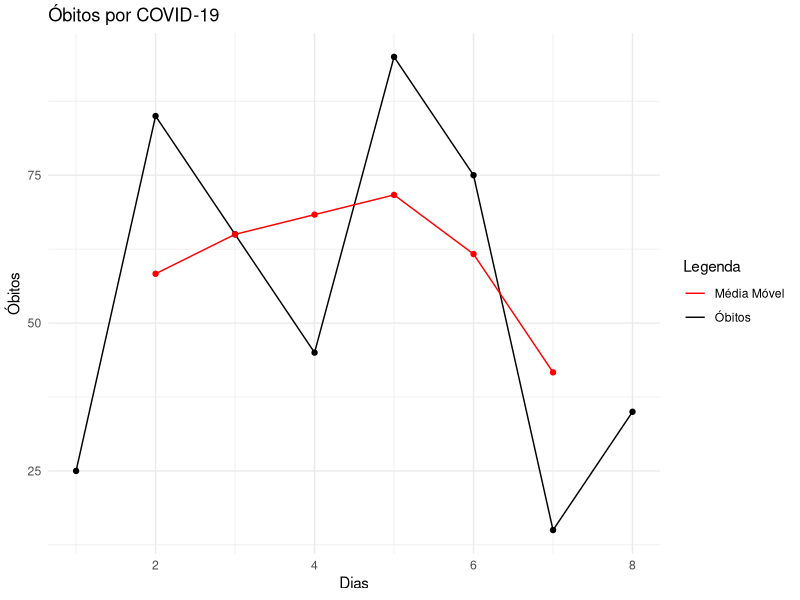

Write the R code that produced this figure.
## ---- chunk 1
peso_recem_nascidos <- c(2.5, 3.75, 2.25, 3.45, 3.75)
peso_recem_nascidos
## ---- chunk 2
mean(peso_recem_nascidos)

## ---- chunk 3
#Vetor do conjunto de dados
notas <- c(80, 85, 95)

#Vetor dos pesos 
pesos <- c(6, 3, 1)

#Calculo da média
media_ponderada <- weighted.mean(notas, pesos)

#Resultado 
media_ponderada

## ---- chunk 4
qtd_albumina <- c(5.1, 5, 5.2, 4.5, 4.8, 4.9, 5, 5.2, 5.4, 5.1, 4.9, 5, 4.9, 5.1, 5.3, 5.1, 5.1, 5.3, 4.7, 5.3, 4.7, 5.4, 5, 5.5, 5)

sort(qtd_albumina) #ordena os dados
range(qtd_albumina) #descobre o menor e o maior número

amp_total <- ceiling(max(qtd_albumina)-min(qtd_albumina))
amp_total

k <- nclass.FD(qtd_albumina)

length(qtd_albumina)
k <- ceiling((sqrt(length(qtd_albumina))))

c <- amp_total / (k-1)

infclass <- min(qtd_albumina)

supclass <- infclass + (k*c)


brk <- seq(infclass,supclass,c)

tabela_freq_albumina_t <- table(cut(qtd_albumina,breaks = brk, right = FALSE))

tabela_freq_albumina <- prop.table(tabela_freq_albumina_t)
## ---- chunk 5
library(knitr)
library(kableExtra)


tabela_formatada <- data.frame(FrequenciaAbsoluta = as.vector(tabela_freq_albumina_t),
                               FrequenciaRelativa = as.vector(tabela_freq_albumina))
tabela_formatada <- cbind(Intervalo = names(tabela_freq_albumina_t), tabela_formatada)
kable(tabela_formatada, align = "c") %>%
  kable_classic(full_width = F, html_font = "Cambria") %>%
  kable_styling(bootstrap_options = "condensed") %>%
  kable_styling(bootstrap_options = "condensed")
## ---- chunk 6
#Descobrindo a média para dados agrupados
xi <- (brk[-1] + brk[-length(brk)]) / 2
xi

media_agrupada <- sum(xi * tabela_freq_albumina) /
  sum(tabela_freq_albumina)

media_agrupada
## ---- chunk 7
media_agrupada_1 <- weighted.mean(xi, tabela_freq_albumina)
media_agrupada_1

## ---- chunk 8
library(tidyverse)
library(dplyr)

semanas <- c(1, 2, 3, 4, 5)
infectados <- c(3, 9, 27, 81, 243)

tabela <- tibble(Semanas = semanas, "n° de infectados" = infectados)

library(kableExtra)
library(knitr)
kable(tabela) %>%
  kable_classic(full_width = F, html_font = "Cambria") %>%
  kable_styling(bootstrap_options = "condensed") %>%
  row_spec(0, bold = TRUE) %>%
  row_spec(1:nrow(tabela), align = "c")
## ---- chunk 9
n_infectados <- c(3, 9, 27, 81, 243)

#Calculando a média Geométrica
media_geom <- prod(n_infectados)^(1/length(n_infectados))

media_geom
## ---- chunk 10
library(tidyverse)
library(dplyr)

dias <- c(1, 2, 3, 4, 5, 6, 7, 8)
mortos <- c(25, 85, 65, 45, 95, 75, 15, 35)

tabela_MM <- tibble(Dias = dias, "óbitos" = mortos)

library(kableExtra)
library(knitr)
kable(tabela_MM) %>%
  kable_classic(full_width = F, html_font = "Cambria") %>%
  kable_styling(bootstrap_options = "condensed") %>%
  row_spec(0, bold = TRUE) %>%
  row_spec(1:nrow(tabela_MM), align = "c")

  
  

## ---- chunk 11
library(tidyverse)
library(zoo)

#criando o vetorde dados
mortos <- c(25, 85, 65, 45, 95, 75, 15, 35)

#calculando a média móvel

media_m <- rollmean(mortos, k = 3, fill = NA)
media_m
## ---- chunk 12
library(ggplot2)

#Criando um vetor para as observações com valores de 1 até o comprimento máximo

observacoes <- 1: length(mortos)

#Criando um dataframe

df <- data.frame(observacoes = 1:length(mortos), mortos, media_m)

# Plotando o gráfico
ggplot(df, aes(x = observacoes)) +
  geom_line(aes(y = mortos, color = "Óbitos")) +
  geom_line(aes(y = media_m, color = "Média Móvel")) +
  geom_point(aes(y = mortos), color = "black") +
  geom_point(aes(y = media_m), color = "red") +
  labs(title = "Óbitos por COVID-19", x = "Dias", y = "Óbitos", color = "Legenda") +
  scale_color_manual(values = c("red", "black")) +
  theme_minimal()

## ---- chunk 13
library(kableExtra)
library(knitr)

ano <- c(1, 2, 3, 4, 5, 6, 7, 8, 9, 10, 11)
n <- c(100, 100, 12, 10, 100, 100, 100, 100, 100, 100, 100)

tabela_lontras <- tabela_MM <- tibble(Ano = ano, n = n)

tabela_lontras %>%
  kbl() %>%
  kable_classic(full_width = F, html_font = "Cambria") %>%
  row_spec(0, bold = TRUE) %>%
  row_spec(1:nrow(tabela_lontras), align = "c")



## ---- chunk 14
n <- c(100, 100, 12, 10, 100, 100, 100, 100, 100, 100, 100)

reciproco <- 1 / n

#calculando a média harmônica

media_harm <- length(n) / sum(reciproco)

media_harm
## ---- chunk 15

mediana_a <- c(2, 2, 4, 5, 6, 7, 8)
mediana_b <- c(3, 3, 4, 5, 7, 8, 9, 9)
## ---- chunk 16
median(mediana_a)
median(mediana_b)


## ---- chunk 17
freq_abs_acumulada <- cumsum(tabela_freq_albumina_t)
freq_abs_acumulada
## ---- chunk 18
library(knitr)
library(kableExtra)


tabela_formatada <- data.frame("Frequencia Absoluta" = as.vector(tabela_freq_albumina_t),
                               "Frequencia Relativa" = as.vector(tabela_freq_albumina), "Frequencia Abs Baixo" = as.vector(freq_abs_acumulada))
tabela_formatada <- cbind(Intervalo = names(tabela_freq_albumina_t), tabela_formatada)
kable(tabela_formatada, align = "c") %>%
  kable_classic(full_width = F, html_font = "Cambria") %>%
  kable_styling(bootstrap_options = "condensed") %>%
  kable_styling(bootstrap_options = "condensed")

## ---- chunk 19
# Retomadno a tabela de frequéncias do exemplo
tabela_freq_albumina_t <- table(cut(qtd_albumina, breaks = brk, right = FALSE))

# identificando o intervalo que contém a mediana
intervalo_mediana <- which.max(tabela_freq_albumina_t)
intervalo_mediana

## ---- chunk 20
# Encontrando o limite inferior do intervalo que contém a mediana (LiRmd)
liRmd <- as.numeric(names(tabela_freq_albumina_t)[intervalo_mediana])
liRmd
## ---- chunk 21
# Encontrando a amplitude dos intervalos de classe (h)
h <- c[1]
h
## ---- chunk 22
# Encontrando o tamanho da amostra (n)
n <- sum(tabela_freq_albumina_t)
n

## ---- chunk 23
# Encontrando a frequência absoluta acumulada para baixo no intervalo anterior que contém a mediana (Fant)
fant <- sum(tabela_freq_albumina_t[1:(intervalo_mediana-1)])
fant
## ---- chunk 24
# Encontrando a frequência absoluta simples no intervalo que contém a mediana (Fmd)
fmd <- tabela_freq_albumina_t[intervalo_mediana]
fmd
## ---- chunk 25
mediana <- 5 + h * ((n/2 - fant)/fmd)
mediana
## ---- chunk 26
moda_a <- c(3, 4, 4, 5, 5, 5, 6, 7, 8)
table(moda_a)
## ---- chunk 27
moda_calculo <- subset(table(moda_a), table(moda_a) == max (table(moda_a)))
moda_calculo
## ---- chunk 28
#Retomadno a tabela de frequéncias do exemplo
tabela_freq_albumina_t <- table(cut(qtd_albumina, breaks = brk, right = FALSE))
## ---- chunk 29
#Encontrando o indice da classe da modal
indice_moda <- which.max(tabela_freq_albumina_t)
indice_moda

## ---- chunk 30
#Encontrando a frequência modal
frequencia_modal <- tabela_freq_albumina_t[indice_moda]
frequencia_modal
## ---- chunk 31
frequencia_anterior <- tabela_freq_albumina_t[indice_moda - 1]
frequencia_anterior
## ---- chunk 32
frequencia_seguinte <- tabela_freq_albumina_t[indice_moda + 1]
frequencia_seguinte
## ---- chunk 33
amplitude_modal <- c[1]
amplitude_modal

## ---- chunk 34
delta1 <- frequencia_modal - frequencia_anterior
delta1
## ---- chunk 35
delta2 <- frequencia_modal - frequencia_seguinte
delta2

## ---- chunk 36
moda_agrupada <- brk[indice_moda] + (delta1 / (delta1 + delta2)) * amplitude_modal
moda_agrupada
